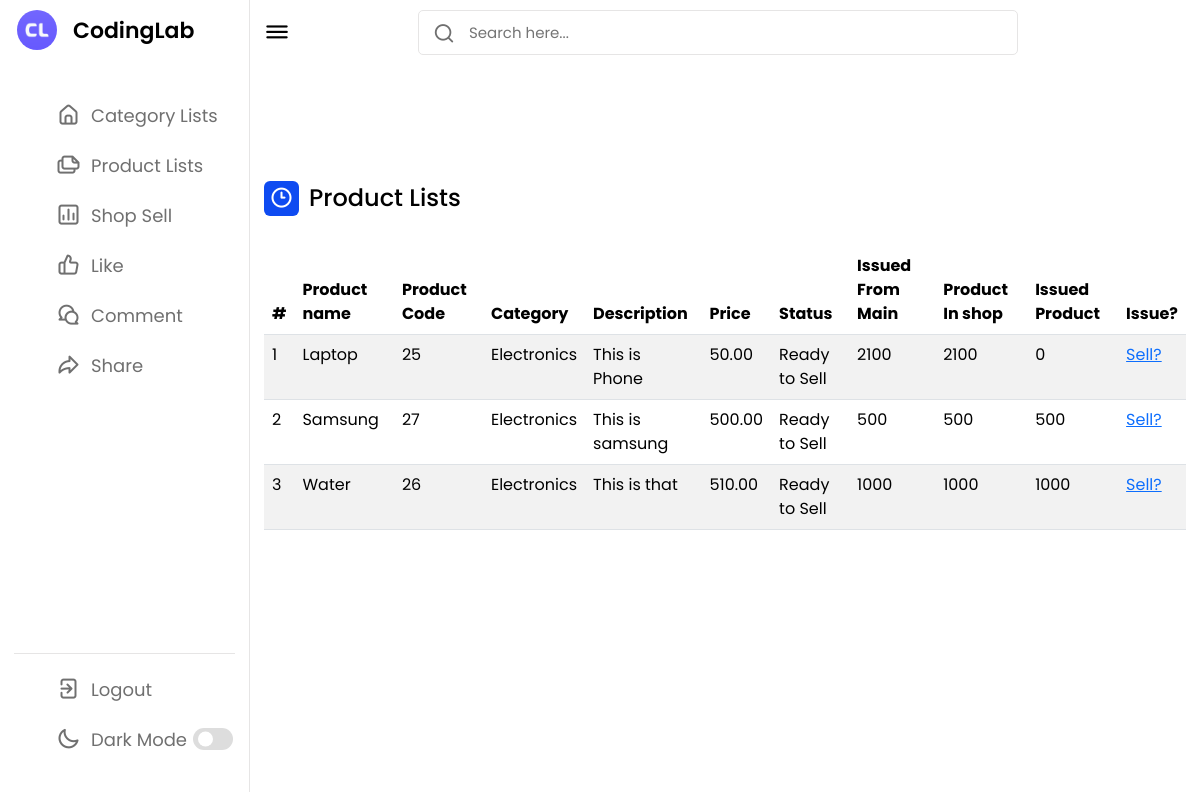
The page /product_shop_list/ on the database its author committed.
### main/models.py (models this page shows, shortened)
class Product(models.Model):
    product_name = models.CharField(max_length=100)
    code = models.AutoField(primary_key=True)
    category = models.ForeignKey(Category, on_delete=models.CASCADE)
    description = models.TextField()
    factory_quantity = models.IntegerField(default=0, validators=[MinValueValidator(0)], blank=True, null=True)
    receive_main_quantity = models.IntegerField(default=0, validators=[MinValueValidator(0)], blank=True, null=True)
    first_add_main_quantity = models.IntegerField(default=0, validators=[MinValueValidator(0)], blank=True, null=True)
    main_remain_quantity = models.IntegerField(default=0, validators=[MinValueValidator(0)], blank=True, null=True)
    shop_send_quantity = models.IntegerField(default=0, validators=[MinValueValidator(0)], blank=True, null=True)
    shop_receive_quantity = models.IntegerField(default=0, validators=[MinValueValidator(0)], blank=True, null=True)
    shop_remain_quantity = models.IntegerField(default=0, validators=[MinValueValidator(0)], blank=True, null=True)
    price = models.DecimalField(max_digits=10, decimal_places=2, validators=[MinValueValidator(0)])
    STATUS_CHOICES = (
        ('ready', 'Ready to Sell'),
        ('pending', 'Pending'),
    )
    status = models.CharField(max_length=10, choices=STATUS_CHOICES, default='pending')
    recorded_date = models.DateTimeField(auto_now_add=True)
    updated_date = models.DateTimeField(auto_now=True)

class Category(models.Model):
    category_name = models.CharField(max_length=100)
    description = models.TextField()
    date_added = models.DateTimeField(auto_now_add=True)
    date_updated = models.DateTimeField(auto_now=True)
    def __str__(self):
        return self.category_name

### main/views.py (the view)
# urls.py: path('product_shop_list/', views.product_shop_list, name='product_shop_list'),
def product_shop_list(request):
    queryset = Product.objects.all()
    queryset = Product.objects.all().order_by('product_name')
    context ={
        "queryset":queryset,
    }
    return render(request, "product_shop_list.html", context)

### main/templates/product_shop_list.html (shortened to what this page needs)
{% load static %}
{% load crispy_forms_tags %}
<!DOCTYPE html>
<html lang="en">
    <head>
            <link rel="stylesheet" href="{% static 'css/style.css' %}">
            <link rel="stylesheet" href="https://unicons.iconscout.com/release/v4.0.0/css/line.css">
            <link href="https://cdn.jsdelivr.net/npm/bootstrap@5.3.0/dist/css/bootstrap.min.css" rel="stylesheet">
            <link href="https://cdn.jsdelivr.net/npm/bootstrap@5.3.1/dist/css/bootstrap.min.css" rel="stylesheet">
    </head>
    <body>
                <nav>
                    <div class="logo-name">
                        <div class="logo-image">
                            <img src="{% static 'images/logo.png' %}" alt="">
                        </div>
                        <span class="logo_name">CodingLab</span>
                    </div>
                    <div class="menu-items">
                        <ul class="nav-links">
                            <li><a href="{% url 'category_list'%}">
                                <i class="uil uil-estate"></i>
                                <span class="link-name">Category Lists</span>
                            </a></li>
                            <li><a href="{% url 'product_list'%}">
                                <i class="uil uil-files-landscapes"></i>
                                <span class="link-name">Product Lists</span>
                            </a></li>
                            <li><a href="{% url 'shop_sell'%}">
                                <i class="uil uil-chart"></i>
                                <span class="link-name">Shop Sell</span>
                            </a></li>
                            <li><a href="#">
                                <i class="uil uil-thumbs-up"></i>
                                <span class="link-name">Like</span>
                            </a></li>
                            <li><a href="#">
                                <i class="uil uil-comments"></i>
                                <span class="link-name">Comment</span>
                            </a></li>
                            <li><a href="#">
                                <i class="uil uil-share"></i>
                                <span class="link-name">Share</span>
                            </a></li>
                        </ul>
                        <ul class="logout-mode">
                            <li><a href="#">
                                <i class="uil uil-signout"></i>
                                <span class="link-name">Logout</span>
                            </a></li>
                            <li class="mode">
                                <a href="#">
                                    <i class="uil uil-moon"></i>
                                <span class="link-name">Dark Mode</span>
                            </a>
                            <div class="mode-toggle">
                            <span class="switch"></span>
                            </div>
                        </li>
                        </ul>
                    </div>
                </nav>
                <section class="dashboard">
                    <div class="top">
                        <i class="uil uil-bars sidebar-toggle"></i>
                        <div class="search-box">
                            <i class="uil uil-search"></i>
                            <input type="text" placeholder="Search here...">
                        </div>
                    </div>
                    <div class="dash-content">
                        <div class="overview">
                        <div class="activity">
                            <div class="title">
                                <i class="uil uil-clock-three"></i>
                                <span class="text">Product Lists</span>
                            </div>
                            <div class="activity-data">
                                <table class="table table-striped table-hover">
                                    <thead>
                                    <tr>
                                        <th scope="col">#</th>
                                        <th scope="col">Product name</th>
                                        <th scope="col">Product Code</th>
                                        <th scope="col">Category</th>
                                        <th scope="col">Description</th>
                                        <th scope="col">Price</th>
                                        <th scope="col">Status</th>
                                        <th scope="col">Issued From Main</th>
                                        <th scope="col">Product In shop</th>
                                        <th scope="col">Issued Product</th>
                                        <th scope="col">Issue?</th>
                                    </tr>
                                    </thead>
                                    <tbody>
                                        {% for instance in queryset %}
                                        <tr>
                                            <td>{{forloop.counter}}</td>
                                            <td>{{ instance.product_name }}</td>
                                            <td>{{ instance.code }}</td>
                                            <td>{{ instance.category }}</td>
                                            <td>{{ instance.description }}</td>
                                            <td>{{ instance.price }}</td>
                                            <td>{{ instance.get_status_display }}</td>
                                            <td>{{ instance.shop_receive_quantity}}</td>
                                            <td>{{ instance.shop_remain_quantity}}</td>
                                            <td>{{ instance.shop_send_quantity}}</td>
                                            <td>
                                                {% if instance.status != 'pending' %}
                                                    <a href="{% url 'issue_products' instance.code %}">Sell?</a>
                                                {% endif %}
                                            </td>
                                        </tr>
                                    {% endfor %}
                                    </tbody>
                                </table>
                            </div>
                        </div>
                    </div>
                </section>
    </body>
</html>

### static/css/style.css (style rules this page uses)
* { margin: 0; padding: 0; box-sizing: border-box; font-family: 'Poppins', sans-serif; }
:root { --primary-color: #0E4BF1; --panel-color: #FFF; --text-color: #000; --black-light-color: #707070; --border-color: #e6e5e5; --toggle-color: #DDD; --box1-color: #4DA3FF; --box2-color: #FFE6AC; --box3-color: #E7D1FC; --title-icon-color: #fff; --tran-05: all 0.5s ease; --tran-03: all 0.3s ease; --tran-03: all 0.2s ease; }
body { min-height: 100vh; background-color: var(--primary-color); }
nav { position: fixed; top: 0; left: 0; height: 100%; width: 250px; padding: 10px 14px; background-color: var(--panel-color); border-right: 1px solid var(--border-color); transition: var(--tran-05); }
nav .logo-name { display: flex; align-items: center; }
nav .logo-image { display: flex; justify-content: center; min-width: 45px; }
nav .logo-image img { width: 40px; object-fit: cover; border-radius: 50%; }
nav .logo-name .logo_name { font-size: 22px; font-weight: 600; color: var(--text-color); margin-left: 14px; transition: var(--tran-05); }
nav .menu-items { margin-top: 40px; height: calc(100% - 90px); display: flex; flex-direction: column; justify-content: space-between; }
.menu-items li { list-style: none; }
.menu-items li a { display: flex; align-items: center; height: 50px; text-decoration: none; position: relative; }
.menu-items li a i { font-size: 24px; min-width: 45px; height: 100%; display: flex; align-items: center; justify-content: center; color: var(--black-light-color); }
.menu-items li a .link-name { font-size: 18px; font-weight: 400; color: var(--black-light-color); transition: var(--tran-05); }
.menu-items .logout-mode { padding-top: 10px; border-top: 1px solid var(--border-color); }
.menu-items .mode { display: flex; align-items: center; white-space: nowrap; }
.menu-items .mode-toggle { position: absolute; right: 14px; height: 50px; min-width: 45px; display: flex; align-items: center; justify-content: center; cursor: pointer; }
.mode-toggle .switch { position: relative; display: inline-block; height: 22px; width: 40px; border-radius: 25px; background-color: var(--toggle-color); }
.switch:before { content: ""; position: absolute; left: 5px; top: 50%; transform: translateY(-50%); height: 15px; width: 15px; background-color: var(--panel-color); border-radius: 50%; transition: var(--tran-03); }
.dashboard { position: relative; left: 250px; background-color: var(--panel-color); min-height: 100vh; width: calc(100% - 250px); padding: 10px 14px; transition: var(--tran-05); }
.dashboard .top { position: fixed; top: 0; left: 250px; display: flex; width: calc(100% - 250px); justify-content: space-between; align-items: center; padding: 10px 14px; background-color: var(--panel-color); transition: var(--tran-05); z-index: 10; }
.dashboard .top .sidebar-toggle { font-size: 26px; color: var(--text-color); cursor: pointer; }
.dashboard .top .search-box { position: relative; height: 45px; max-width: 600px; width: 100%; margin: 0 30px; }
.top .search-box input { position: absolute; border: 1px solid var(--border-color); background-color: var(--panel-color); padding: 0 25px 0 50px; border-radius: 5px; height: 100%; width: 100%; color: var(--text-color); font-size: 15px; font-weight: 400; outline: none; }
.top .search-box i { position: absolute; left: 15px; font-size: 22px; z-index: 10; top: 50%; transform: translateY(-50%); color: var(--black-light-color); }
.dashboard .dash-content { padding-top: 50px; }
.dash-content .title { display: flex; align-items: center; margin: 60px 0 30px 0; }
.dash-content .title i { position: relative; height: 35px; width: 35px; background-color: var(--primary-color); border-radius: 6px; color: var(--title-icon-color); display: flex; align-items: center; justify-content: center; font-size: 24px; }
.dash-content .title .text { font-size: 24px; font-weight: 500; color: var(--text-color); margin-left: 10px; }
.dash-content .activity .activity-data { display: flex; justify-content: space-between; align-items: center; width: 100%; }
.activity .activity-data { display: flex; }

### rows shown on the page
Product: product_name "Laptop", code "25", category "Electronics", description "This is Phone", price "50.00", status "Ready to Sell", shop_receive_quantity "2100", shop_remain_quantity "2100", shop_send_quantity "0", shows "Sell?"
Product: product_name "Samsung", code "27", category "Electronics", description "This is samsung", price "500.00", status "Ready to Sell", shop_receive_quantity "500", shop_remain_quantity "500", shop_send_quantity "500", shows "Sell?"
Product: product_name "Water", code "26", category "Electronics", description "This is that", price "510.00", status "Ready to Sell", shop_receive_quantity "1000", shop_remain_quantity "1000", shop_send_quantity "1000", shows "Sell?"
